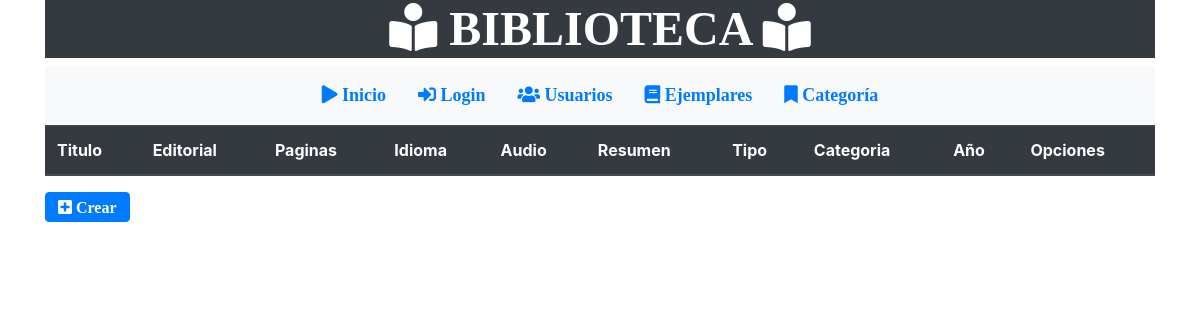
The page /index.php/ejemplar on the database as committed earlier.
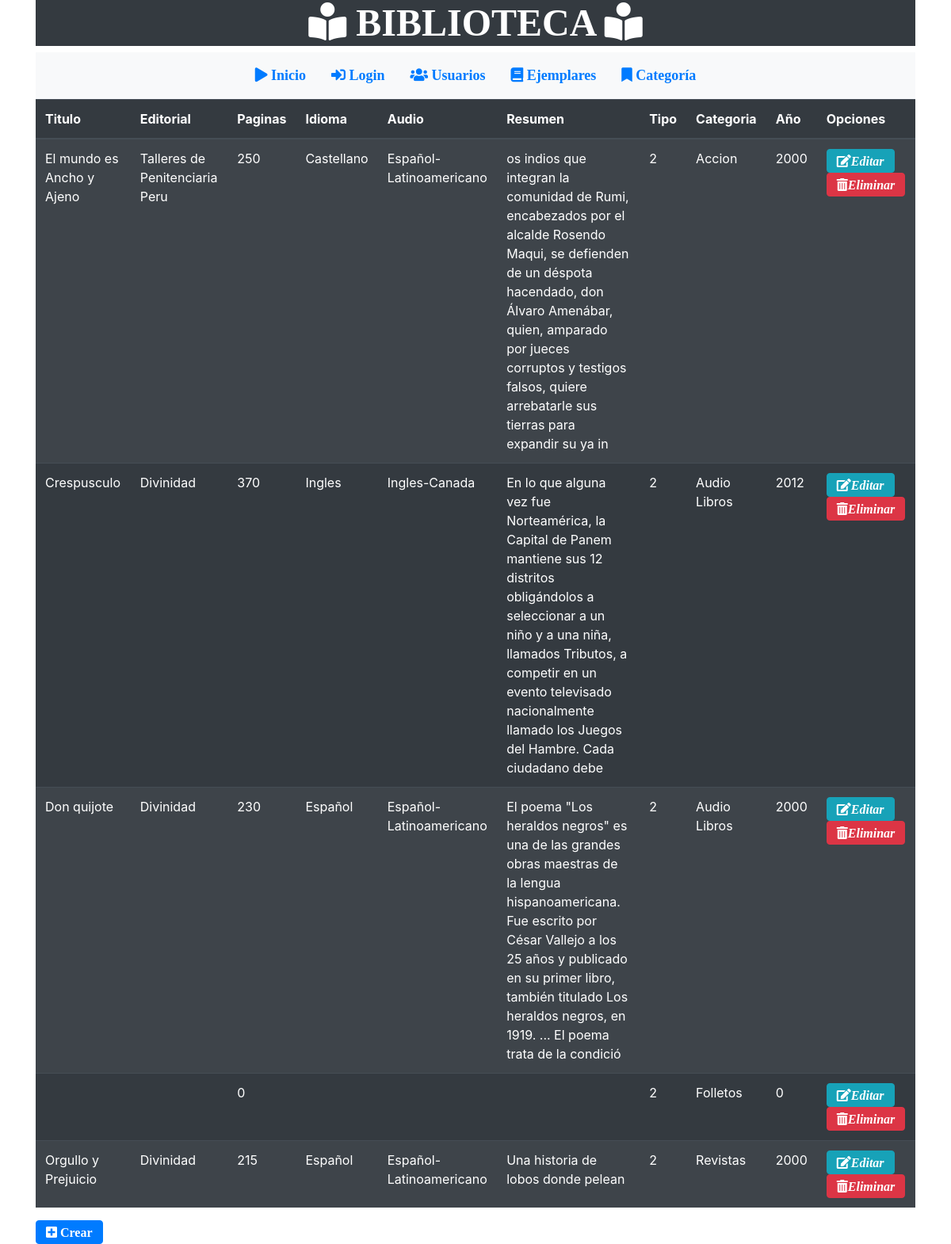
The same page on the database as committed later.
### tables this page shows
CREATE TABLE `ejemplar1` (
  `ejem_id` int(11) NOT NULL,
  `ejem_titulo` varchar(150) DEFAULT NULL,
  `ejem_editorial` varchar(45) DEFAULT NULL,
  `ejem_paginas` int(11) DEFAULT NULL,
  `ejem_idioma` varchar(45) DEFAULT NULL,
  `ejem_audio` varchar(45) DEFAULT NULL,
  `ejem_resumen` varchar(255) DEFAULT NULL,
  `ejem_tipo_id` int(11) NOT NULL,
  `ejem_cate_id` int(11) NOT NULL,
  `ejem_anio` int(11) DEFAULT NULL
);

CREATE TABLE `categoria` (
  `cate_id` int(11) NOT NULL,
  `cate_nombre` varchar(45) DEFAULT NULL
);

### application/controllers/Ejemplar.php (called while the page is built, shortened)
<?php
class Ejemplar extends CI_Controller {
	public function index()
	{
		$this->load->model('model_ejemplar');
		$rows = $this->db->query("
		 SELECT * FROM ejemplar1,categoria
		  WHERE ejem_cate_id=cate_id ")->result();
        $data['rows']= $rows;
		$this->load->view('includes/header');
		$this->load->view('ejemplares/lista',$data);
		$this->load->view('includes/footer');
	}
}

### index.php (called while the page is built, shortened)
<?php
require_once BASEPATH.'core/CodeIgniter.php';

### application/views/ejemplares/lista.php (the view)
<table class="table table-striped table-dark ">
  <thead>
      <tr>
          <th>Titulo</th>
          <th>Editorial</th>
      <th>Paginas</th>
      <th>Idioma</th>
      <th>Audio</th>
      <th>Resumen</th>
      <th>Tipo</th>
      <th>Categoria</th>
      <th>Año</th>
      <th>Opciones</th>
      </tr>
  </thead>
  <tbody>
   <?php foreach ($rows as $row) : ?>
      <tr>
          <td><?php echo $row->ejem_titulo; ?></td>
          <td><?php echo $row->ejem_editorial; ?></td>
          <td><?php echo $row->ejem_paginas; ?></td>
          <td><?php echo $row->ejem_idioma; ?></td>
          <td><?php echo $row->ejem_audio; ?></td>
          <td><?php echo $row->ejem_resumen; ?></td>
          <td><?php echo $row->ejem_tipo_id; ?></td>
          <td><?php echo $row->cate_nombre; ?></td>
          <td><?php echo $row->ejem_anio; ?></td>
      <td>
        <form method="DELETE" action="<?php echo base_url('ejemplar/delete/'.$row->ejem_id);?>">
         <a class="btn btn-info btn-xs fas fa-edit" href="<?php echo base_url('ejemplar/edit/'.$row->ejem_id) ?>"><i class="glyphicon glyphicon-pencil">Editar</i></a>
          <button type="submit" class="btn btn-danger btn-xs fas fa-trash-alt"><i class="glyphicon glyphicon-remove">Eliminar</i></button>
        </form>
      </td>
      </tr>
   <?php endforeach; ?>
  </tbody>
</table>
<div class="row">
    <div class="col-lg-12">
            <div class="pull-right">
               <a class="btn btn-primary fas fa-plus-square" href="<?php echo base_url('ejemplar/create') ?>"> Crear </a>
            </div>
     </div>
</div>

### application/views/includes/header.php (shortened to what this page needs)
<!DOCTYPE html>
<html>
<head>
    <link rel="stylesheet" href="https://stackpath.bootstrapcdn.com/bootstrap/4.3.1/css/bootstrap.min.css">
    <link rel="stylesheet" href="https://use.fontawesome.com/releases/v5.8.1/css/all.css">
</head>
<body>
<div class="container">
<div>
<h1 align="center" class="text-white bg-dark"><font size="9"  face="Comic Sans MS"><b><i class="fas fa-book-reader"></i> BIBLIOTECA <i class="fas fa-book-reader"></i></b></font></h1>
</div>
<nav class="navbar navbar-expand-lg navbar-light bg-light">
<div class="container">
  <div class="container">
  <ul class="nav justify-content-center">
  <li class="nav-item">
    <a class="nav-link" href="welcome"><font size="4"  face="Comic Sans MS"><b><i class="fa fa-play" aria-hidden="true"></i> Inicio </b></font></a>
  </li>
  <li class="nav-item">
    <a class="nav-link" href="login"><font size="4"  face="Comic Sans MS"><b><i class="fas fa-sign-in-alt"></i> Login</b></font></a>
  </li>
  <li class="nav-item">
    <a class="nav-link " href="usuario"><font size="4"  face="Comic Sans MS"><b><i class="fas fa-users"></i> Usuarios</b></font></a>
  </li>
  <li class="nav-item">
    <a class="nav-link " href="ejemplar"><font size="4"  face="Comic Sans MS"><b><i class="fas fa-book"></i> Ejemplares</b></font></a>
  </li>
  <li class="nav-item">
    <a class="nav-link " href="categoria"><font size="4"  face="Comic Sans MS"><b><i class="fas fa-bookmark"></i> Categoría</b></font></a>
  </li>
</ul>
  </div>
</nav>

### application/views/includes/footer.php
</div>
</body>
</html>

Rows that differ between the two databases and show on the page:
added ejemplar1: ejem_titulo "El mundo es Ancho y Ajeno", ejem_editorial "Talleres de Penitenciaria Peru", ejem_paginas "250", ejem_idioma "Castellano", ejem_audio "Español-Latinoamericano", ejem_resumen "os indios que integran la comunidad de Rumi, encabezados por el alcalde Rosendo Maqui, se defienden de un déspota hacendado, don Álvaro Amenábar, quien, amparado por jueces corruptos y testigos falsos, quiere arrebatarle sus tierras para expandir su ya in", ejem_tipo "2", ejem_cate.cate_nombre "Accion", ejem_anio "2000"
added ejemplar1: ejem_titulo "Crespusculo", ejem_editorial "Divinidad", ejem_paginas "370", ejem_idioma "Ingles", ejem_audio "Ingles-Canada", ejem_resumen "En lo que alguna vez fue Norteamérica, la Capital de Panem mantiene sus 12 distritos obligándolos a seleccionar a un niño y a una niña, llamados Tributos, a competir en un evento televisado nacionalmente llamado los Juegos del Hambre. Cada ciudadano debe", ejem_tipo "2", ejem_cate.cate_nombre "Audio Libros", ejem_anio "2012"
added ejemplar1: ejem_titulo "Don quijote", ejem_editorial "Divinidad", ejem_paginas "230", ejem_idioma "Español", ejem_audio "Español-Latinoamericano", ejem_resumen "El poema \"Los heraldos negros\" es una de las grandes obras maestras de la lengua hispanoamericana. Fue escrito por César Vallejo a los 25 años y publicado en su primer libro, también titulado Los heraldos negros, en 1919. ... El poema trata de la condició", ejem_tipo "2", ejem_cate.cate_nombre "Audio Libros", ejem_anio "2000"
added ejemplar1: ejem_paginas "0", ejem_tipo "2", ejem_cate.cate_nombre "Folletos", ejem_anio "0"
added ejemplar1: ejem_titulo "Orgullo y Prejuicio", ejem_editorial "Divinidad", ejem_paginas "215", ejem_idioma "Español", ejem_audio "Español-Latinoamericano", ejem_resumen "Una historia de lobos donde pelean", ejem_tipo "2", ejem_cate.cate_nombre "Revistas", ejem_anio "2000"
